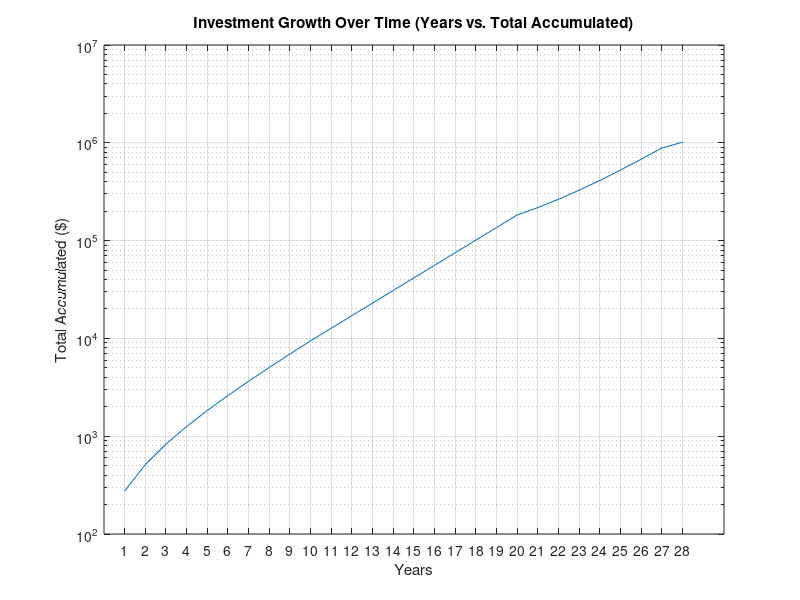

Reproduce this figure in MATLAB.
%% ------------------------- SITUATION -------------------------
% You wish to determine how many years it will take a certain investment to earn $1,000,000. 
% For the first 10 years, apart from the initial $100 investment, you put in $10 a month. 
% After 20 years, you pull $2000 dollars a month from the total investment.
% Calculate how many years it will take if the interest compounds on the total by a factor of 2.5% per month. 
% Note, assume the compounding happens after you either put in or pull from the total investment. Also, assume the year count starts at zero.
% You also want to see how the accumulation happened, so you keep a variable called total_accum that stores yearly values of the total investment. This should be a vector with yearly totals.
% After it has $1M, plot the years vs total accumulated using the function semilogy.
% Store the total amount of years it takes in the variable year.

%% ------------------------- SOLUTION -------------------------

% Money Parameters
ini_invest = 100;
int_rate = 0.025;
bal = ini_invest;
total_accum = [];
goal_ammount = 1000000;

% Money Transfer
deposit = 10;
withdraw = 2000;

% Date Counters
year = 0;
month_count = 0;

while bal < goal_ammount
    for month = 1:12
        month_count = month_count + 1;
        
        if year < 10 % During first 10 years
            bal = bal + deposit;
        end

        if year >= 20 % After 20 years
            bal = bal - withdraw;
        end
        % In every end of the year, balance would be given interest rate
        bal = bal * (1 + int_rate); %breaks if goal is met
        if bal >= goal_ammount
            break;
        end
    end
    year = year + 1; % Yearly Tracking after the for loop ends
    total_accum = [total_accum, bal]; % Append yearly balance
    if bal >= goal_ammount %breaks if goal is met
        break;
    end
end

% Semilogy of the Problem
semilogy(total_accum);
title('Investment Growth Over Time (Years vs. Total Accumulated)');
xlabel('Years');
ylabel('Total Accumulated ($)');
grid on;
years_labels = 1:length(total_accum); 
set(gca, 'xtick', years_labels);
set(gca, 'xticklabel', years_labels);

% PROGRAMMED BY @jacovjs
